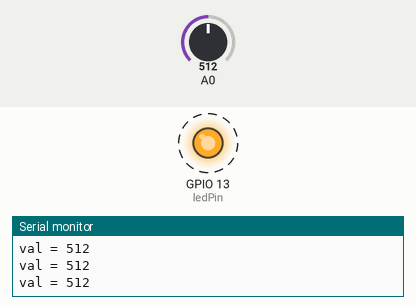
Recording of a sketch running on a simulated ESP8266 (NodeMCU). Parts: output pins drawn as LEDs (lit = HIGH), the last lines printed to the serial monitor. Dashed ring = blinking. The test bench sets the inputs (shaded band); at power-on: A0 = 512. WiFi joins after 1.5 s; servers stay silent unless stated.

Above: at 2.85 s.
2.9 s: A0 set to 483
At 3.5 s:
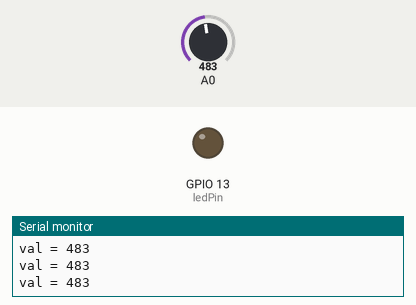
4.4 s: A0 set to 510
At 4.65 s:
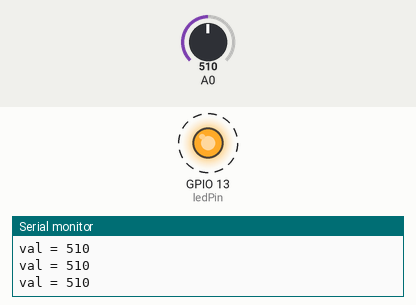
7.4 s: A0 set to 490
8.9 s: A0 set to 511
At 9.16 s:
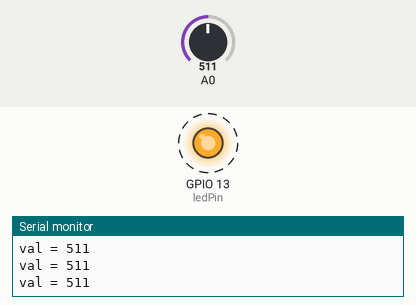
Timing chart, 0 to 12.9 s (numbered marks = the images above; inputs shaded):
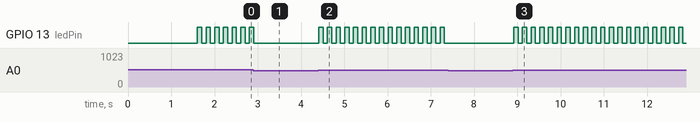

The sketch:

gas_detect_0.1.ino
```cpp
/*
 * ไลบรารี่ TridentTD_LineNotify version 2.1
 * ใช้สำหรับ ส่ง แจ้งเตือนไปยัง LINE สำหรับ ESP8266 และ ESP32
 * สามารถส่งได้ทั้ง ข้อความ , สติกเกอร์ และรูปภาพ(ด้วย url)
 * -----------------------------------------------------
 * ให้ save เป็น file ต่างหากก่อนถึงจะส่ง Line Notify ภาษาไทยได้
 */

#include <TridentTD_LineNotify.h>

const char* ssid = "B8D";  //--> Your wifi name
const char* password = "79797989tyzy.";

#define LINE_TOKEN "6OaVtSxixL7VXuKb3Qeg9Z28qcLMF4bDowS4DtXMJY2"

int ledPin = 13; // ขา LED
int analogPin = 5; // ขา analog
int val = 0; // ตัวแปรเก็บค่าความร้อน
bool alert = false; // ตัวแปรสถานะแจ้งเตือน

void setup() {
  Serial.begin(115200); Serial.println();
  Serial.println(LINE.getVersion());

  WiFi.begin(ssid, password);
  Serial.printf("WiFi connecting to %s\n", ssid);
  while (WiFi.status() != WL_CONNECTED) { Serial.print("."); delay(400); }
  Serial.printf("\nWiFi connected\nIP : ");
  Serial.println(WiFi.localIP());

  // กำหนด Line Token
  LINE.setToken(LINE_TOKEN);

  pinMode(ledPin, OUTPUT); // ตั้งค่าขา LED เป็น output
}

void loop() {
  val = analogRead(analogPin); // อ่านค่าความร้อนจากขา analog
  Serial.print("val = "); // พิมพ์ข้อความ "val = "
  Serial.println(val); // พิมพ์ค่าความร้อน

  if (val > 500 && !alert) { // ตรวจสอบทั้ง val และ alert
    digitalWrite(ledPin, HIGH); // เปิด LED
    LINE.notify("อุณหภูมิ เกินกำหนด!"); // แจ้งเตือนผ่านไลน์
    alert = true; // เปลี่ยนสถานะเป็น true
  } else {
    digitalWrite(ledPin, LOW); // ปิด LED
    alert = false; // รีเซ็ตสถานะเป็น false
  }
  delay(100); // รอ 100 มิลลิวินาที
}
```

Measured:
- the behaviour switches between 501 and 500 on A0 (found by bisection; images 0 and 1)
- after the input at 2.9 s, GPIO 13 (ledPin): goes on until 2.9 s, then stays LOW
- after the input at 4.4 s, GPIO 13 (ledPin): alternates HIGH for 0.10 s and LOW for 0.10 s, starting at once
- after the input at 7.4 s, GPIO 13 (ledPin): stops changing and stays LOW
- after the input at 8.9 s, GPIO 13 (ledPin): alternates HIGH for 0.10 s and LOW for 0.10 s, starting at once
- by itself, GPIO 13 (ledPin): alternates HIGH for 0.10 s and LOW for 0.10 s
